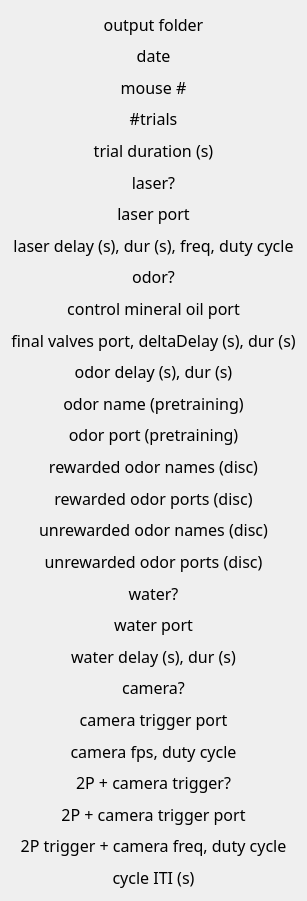
  <widget class="QWidget" name="verticalLayoutWidget_2">
   <property name="geometry">
    <rect>
     <x>9</x>
     <y>30</y>
     <width>271</width>
     <height>901</height>
    </rect>
   </property>
   <layout class="QVBoxLayout" name="verticalLayout_6">
    <item>
     <widget class="QLabel" name="outputFolderLabel">
      <property name="font">
       <font>
        <family>Gill Sans MT</family>
        <pointsize>12</pointsize>
        <weight>50</weight>
        <bold>false</bold>
       </font>
      </property>
      <property name="text">
       <string>output folder</string>
      </property>
      <property name="alignment">
       <set>Qt::AlignCenter</set>
      </property>
     </widget>
    </item>
    <item>
     <widget class="QLabel" name="dateLabel">
      <property name="font">
       <font>
        <family>Gill Sans MT</family>
        <pointsize>12</pointsize>
        <weight>50</weight>
        <bold>false</bold>
       </font>
      </property>
      <property name="text">
       <string>date</string>
      </property>
      <property name="alignment">
       <set>Qt::AlignCenter</set>
      </property>
     </widget>
    </item>
    <item>
     <widget class="QLabel" name="mouseNumLabel">
      <property name="font">
       <font>
        <family>Gill Sans MT</family>
        <pointsize>12</pointsize>
        <weight>50</weight>
        <bold>false</bold>
       </font>
      </property>
      <property name="text">
       <string>mouse #</string>
      </property>
      <property name="alignment">
       <set>Qt::AlignCenter</set>
      </property>
     </widget>
    </item>
    <item>
     <widget class="QLabel" name="numTrialsLabel">
      <property name="font">
       <font>
        <family>Gill Sans MT</family>
        <pointsize>12</pointsize>
        <weight>50</weight>
        <bold>false</bold>
       </font>
      </property>
      <property name="text">
       <string>#trials</string>
      </property>
      <property name="alignment">
       <set>Qt::AlignCenter</set>
      </property>
     </widget>
    </item>
    <item>
     <widget class="QLabel" name="trialTimeLabel">
      <property name="font">
       <font>
        <family>Gill Sans MT</family>
        <pointsize>12</pointsize>
        <weight>50</weight>
        <bold>false</bold>
       </font>
      </property>
      <property name="text">
       <string>trial duration (s)</string>
      </property>
      <property name="alignment">
       <set>Qt::AlignCenter</set>
      </property>
     </widget>
    </item>
    <item>
     <widget class="QLabel" name="laserBinaryLabel">
      <property name="font">
       <font>
        <family>Gill Sans MT</family>
        <pointsize>12</pointsize>
        <weight>50</weight>
        <bold>false</bold>
       </font>
      </property>
      <property name="text">
       <string>laser?</string>
      </property>
      <property name="alignment">
       <set>Qt::AlignCenter</set>
      </property>
     </widget>
    </item>
    <item>
     <widget class="QLabel" name="laserPortLabel">
      <property name="font">
       <font>
        <family>Gill Sans MT</family>
        <pointsize>12</pointsize>
        <weight>50</weight>
        <bold>false</bold>
       </font>
      </property>
      <property name="text">
       <string>laser port</string>
      </property>
      <property name="alignment">
       <set>Qt::AlignCenter</set>
      </property>
     </widget>
    </item>
    <item>
     <widget class="QLabel" name="laserTrialStructureLabel">
      <property name="font">
       <font>
        <family>Gill Sans MT</family>
        <pointsize>12</pointsize>
        <weight>50</weight>
        <bold>false</bold>
       </font>
      </property>
      <property name="text">
       <string>laser delay (s), dur (s), freq, duty cycle</string>
      </property>
      <property name="alignment">
       <set>Qt::AlignCenter</set>
      </property>
     </widget>
    </item>
    <item>
     <widget class="QLabel" name="odorBinaryLabel">
      <property name="font">
       <font>
        <family>Gill Sans MT</family>
        <pointsize>12</pointsize>
        <weight>50</weight>
        <bold>false</bold>
       </font>
      </property>
      <property name="text">
       <string>odor?</string>
      </property>
      <property name="alignment">
       <set>Qt::AlignCenter</set>
      </property>
     </widget>
    </item>
    <item>
     <widget class="QLabel" name="mineralOilPortLabel">
      <property name="font">
       <font>
        <family>Gill Sans MT</family>
        <pointsize>12</pointsize>
        <weight>50</weight>
        <bold>false</bold>
       </font>
      </property>
      <property name="text">
       <string>control mineral oil port</string>
      </property>
      <property name="alignment">
       <set>Qt::AlignCenter</set>
      </property>
     </widget>
    </item>
    <item>
     <widget class="QLabel" name="finalSolenoidsPortDeltaDelayDurationLabel">
      <property name="font">
       <font>
        <family>Gill Sans MT</family>
        <pointsize>12</pointsize>
        <weight>50</weight>
        <bold>false</bold>
       </font>
      </property>
      <property name="text">
       <string>final valves port, deltaDelay (s), dur (s)</string>
      </property>
      <property name="alignment">
       <set>Qt::AlignCenter</set>
      </property>
     </widget>
    </item>
    <item>
     <widget class="QLabel" name="odorTrialStructurePretrainingLabel">
      <property name="font">
       <font>
        <family>Gill Sans MT</family>
        <pointsize>12</pointsize>
        <weight>50</weight>
        <bold>false</bold>
       </font>
      </property>
      <property name="text">
       <string>odor delay (s), dur (s)</string>
      </property>
      <property name="alignment">
       <set>Qt::AlignCenter</set>
      </property>
     </widget>
    </item>
    <item>
     <widget class="QLabel" name="odorNamePretrainingLabel">
      <property name="font">
       <font>
        <family>Gill Sans MT</family>
        <pointsize>12</pointsize>
        <weight>50</weight>
        <bold>false</bold>
       </font>
      </property>
      <property name="text">
       <string>odor name (pretraining)</string>
      </property>
      <property name="alignment">
       <set>Qt::AlignCenter</set>
      </property>
     </widget>
    </item>
    <item>
     <widget class="QLabel" name="odorPortPretrainingLabel">
      <property name="font">
       <font>
        <family>Gill Sans MT</family>
        <pointsize>12</pointsize>
        <weight>50</weight>
        <bold>false</bold>
       </font>
      </property>
      <property name="text">
       <string>odor port (pretraining)</string>
      </property>
      <property name="alignment">
       <set>Qt::AlignCenter</set>
      </property>
     </widget>
    </item>
    <item>
     <widget class="QLabel" name="rewardedOdorNamesLabel">
      <property name="font">
       <font>
        <family>Gill Sans MT</family>
        <pointsize>12</pointsize>
        <weight>50</weight>
        <bold>false</bold>
       </font>
      </property>
      <property name="text">
       <string>rewarded odor names (disc)</string>
      </property>
      <property name="alignment">
       <set>Qt::AlignCenter</set>
      </property>
      <property name="wordWrap">
       <bool>true</bool>
      </property>
     </widget>
    </item>
    <item>
     <widget class="QLabel" name="rewardedOdorPortsLabel">
      <property name="font">
       <font>
        <family>Gill Sans MT</family>
        <pointsize>12</pointsize>
        <weight>50</weight>
        <bold>false</bold>
       </font>
      </property>
      <property name="text">
       <string>rewarded odor ports (disc)</string>
      </property>
      <property name="scaledContents">
       <bool>false</bool>
      </property>
      <property name="alignment">
       <set>Qt::AlignCenter</set>
      </property>
      <property name="wordWrap">
       <bool>true</bool>
      </property>
     </widget>
    </item>
    <item>
     <widget class="QLabel" name="unrewardedOdorNamesLabel">
      <property name="font">
       <font>
        <family>Gill Sans MT</family>
        <pointsize>12</pointsize>
        <weight>50</weight>
        <bold>false</bold>
       </font>
      </property>
      <property name="text">
       <string>unrewarded odor names (disc)</string>
      </property>
      <property name="alignment">
       <set>Qt::AlignCenter</set>
      </property>
      <property name="wordWrap">
       <bool>true</bool>
      </property>
     </widget>
    </item>
    <item>
     <widget class="QLabel" name="unrewardedOdorPortsLabel">
      <property name="font">
       <font>
        <family>Gill Sans MT</family>
        <pointsize>12</pointsize>
        <weight>50</weight>
        <bold>false</bold>
       </font>
      </property>
      <property name="text">
       <string>unrewarded odor ports (disc)</string>
      </property>
      <property name="scaledContents">
       <bool>false</bool>
      </property>
      <property name="alignment">
       <set>Qt::AlignCenter</set>
      </property>
      <property name="wordWrap">
       <bool>true</bool>
      </property>
     </widget>
    </item>
    <item>
     <widget class="QLabel" name="waterBinaryLabel">
      <property name="font">
       <font>
        <family>Gill Sans MT</family>
        <pointsize>12</pointsize>
        <weight>50</weight>
        <bold>false</bold>
       </font>
      </property>
      <property name="text">
       <string>water?</string>
      </property>
      <property name="alignment">
       <set>Qt::AlignCenter</set>
      </property>
     </widget>
    </item>
    <item>
     <widget class="QLabel" name="waterPortLabel">
      <property name="font">
       <font>
        <family>Gill Sans MT</family>
        <pointsize>12</pointsize>
        <weight>50</weight>
        <bold>false</bold>
       </font>
      </property>
      <property name="text">
       <string>water port</string>
      </property>
      <property name="alignment">
       <set>Qt::AlignCenter</set>
      </property>
     </widget>
    </item>
    <item>
     <widget class="QLabel" name="waterTrialStructureLabel">
      <property name="font">
       <font>
        <family>Gill Sans MT</family>
        <pointsize>12</pointsize>
        <weight>50</weight>
        <bold>false</bold>
       </font>
      </property>
      <property name="text">
       <string>water delay (s), dur (s)</string>
      </property>
      <property name="alignment">
       <set>Qt::AlignCenter</set>
      </property>
     </widget>
    </item>
    <item>
     <widget class="QLabel" name="cameraBinaryLabel">
      <property name="font">
       <font>
        <family>Gill Sans MT</family>
        <pointsize>12</pointsize>
        <weight>50</weight>
        <bold>false</bold>
       </font>
      </property>
      <property name="text">
       <string>camera?</string>
      </property>
      <property name="alignment">
       <set>Qt::AlignCenter</set>
      </property>
     </widget>
    </item>
    <item>
     <widget class="QLabel" name="cameraTriggerPortLabel">
      <property name="font">
       <font>
        <family>Gill Sans MT</family>
        <pointsize>12</pointsize>
        <weight>50</weight>
        <bold>false</bold>
       </font>
      </property>
      <property name="text">
       <string>camera trigger port</string>
      </property>
      <property name="alignment">
       <set>Qt::AlignCenter</set>
      </property>
     </widget>
    </item>
    <item>
     <widget class="QLabel" name="cameraTrialStructureLabel">
      <property name="font">
       <font>
        <family>Gill Sans MT</family>
        <pointsize>12</pointsize>
        <weight>50</weight>
        <bold>false</bold>
       </font>
      </property>
      <property name="text">
       <string>camera fps, duty cycle</string>
      </property>
      <property name="alignment">
       <set>Qt::AlignCenter</set>
      </property>
     </widget>
    </item>
    <item>
     <widget class="QLabel" name="twoPhotonTriggerBinaryLabel">
      <property name="font">
       <font>
        <family>Gill Sans MT</family>
        <pointsize>12</pointsize>
        <weight>50</weight>
        <bold>false</bold>
       </font>
      </property>
      <property name="text">
       <string>2P + camera trigger?</string>
      </property>
      <property name="alignment">
       <set>Qt::AlignCenter</set>
      </property>
     </widget>
    </item>
    <item>
     <widget class="QLabel" name="twoPhotonTriggerPortLabel">
      <property name="font">
       <font>
        <family>Gill Sans MT</family>
        <pointsize>12</pointsize>
        <weight>50</weight>
        <bold>false</bold>
       </font>
      </property>
      <property name="text">
       <string>2P + camera trigger port</string>
      </property>
      <property name="alignment">
       <set>Qt::AlignCenter</set>
      </property>
     </widget>
    </item>
    <item>
     <widget class="QLabel" name="twoPhotonTrialStructureLabel">
      <property name="font">
       <font>
        <family>Gill Sans MT</family>
        <pointsize>12</pointsize>
        <weight>50</weight>
        <bold>false</bold>
       </font>
      </property>
      <property name="text">
       <string>2P trigger + camera freq, duty cycle</string>
      </property>
      <property name="alignment">
       <set>Qt::AlignCenter</set>
      </property>
     </widget>
    </item>
    <item>
     <widget class="QLabel" name="interTrialIntervalLabel">
      <property name="font">
       <font>
        <family>Gill Sans MT</family>
        <pointsize>12</pointsize>
        <weight>50</weight>
        <bold>false</bold>
       </font>
      </property>
      <property name="text">
       <string>cycle ITI (s)</string>
      </property>
      <property name="alignment">
       <set>Qt::AlignCenter</set>
      </property>
     </widget>
    </item>
   </layout>
  </widget>
